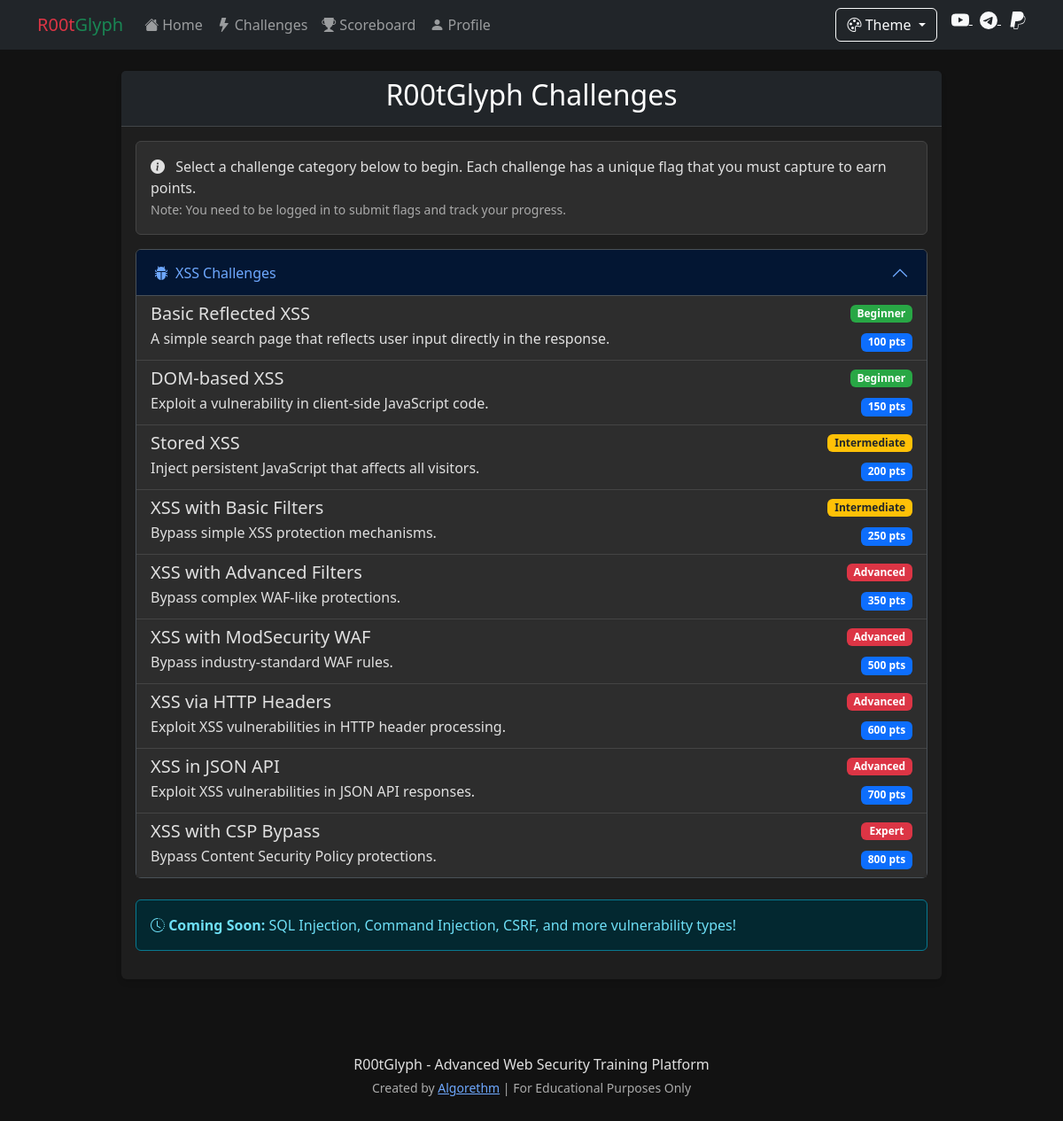
Before: /challenges with the older database file.
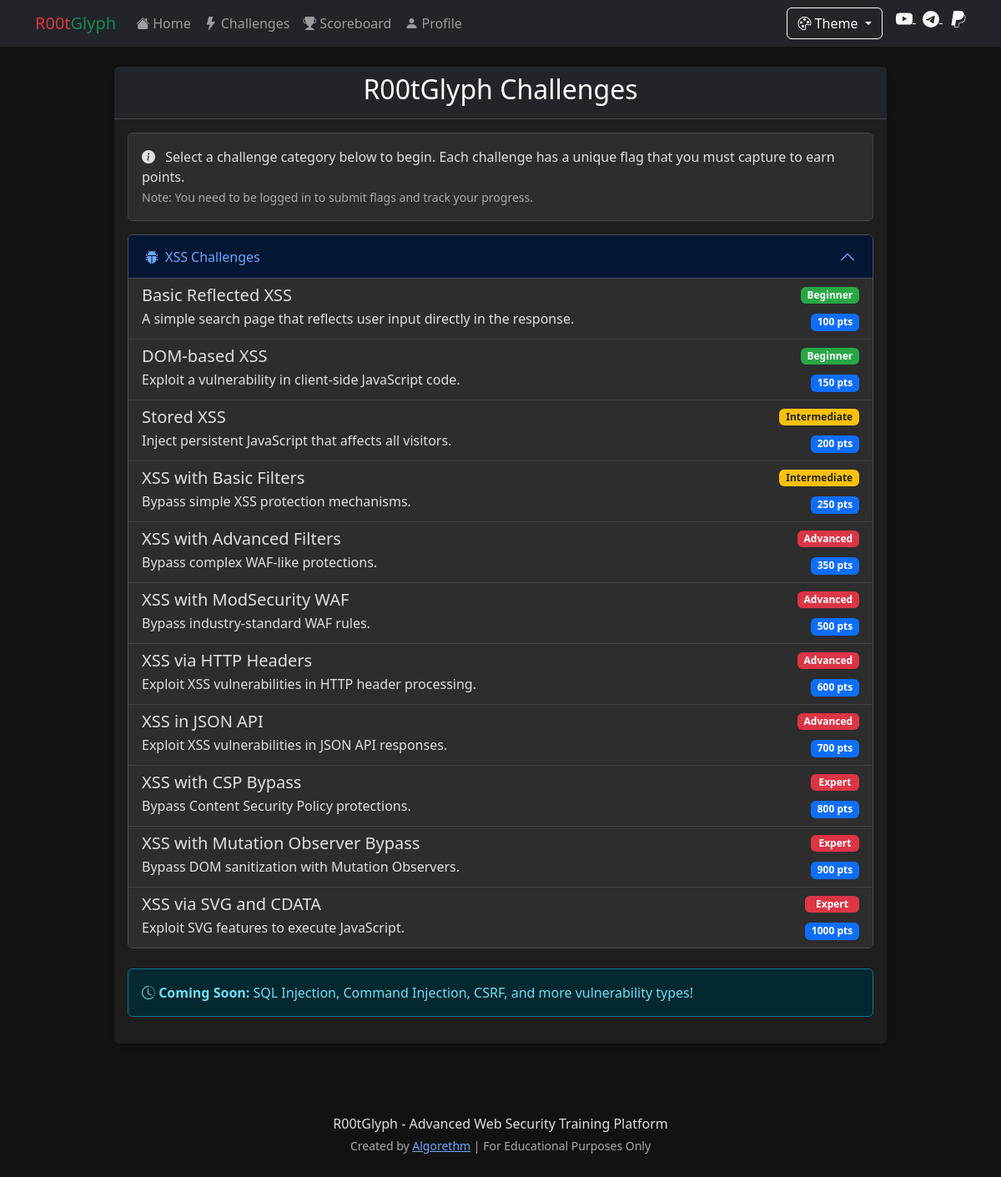
After: the same page with the newer database file.
### app.py (models this page shows)
class Challenge(db.Model):
    id = db.Column(db.Integer, primary_key=True)
    name = db.Column(db.String(100), nullable=False)
    category = db.Column(db.String(50), nullable=False)  # 'xss', 'sqli', etc.
    difficulty = db.Column(db.String(20), nullable=False)  # 'beginner', 'intermediate', 'advanced'
    description = db.Column(db.Text, nullable=False)
    points = db.Column(db.Integer, default=100)
    active = db.Column(db.Boolean, default=True)

### app.py (the view)
@app.route('/challenges')
def vulnerabilities():
    categories = db.session.query(Challenge.category).distinct().all()
    categories = [c[0] for c in categories]
    challenges_by_category = {}
    for category in categories:
        challenges_by_category[category] = Challenge.query.filter_by(category=category, active=True).all()
    return render_template('vulnerabilities.html', categories=categories, challenges=challenges_by_category)

### templates/vulnerabilities.html (shortened to what this page needs)
{% extends 'base.html' %}
{% block content %}
<div class="row">
    <div class="col-md-10 offset-md-1">
        <div class="card">
            <div class="card-header bg-dark text-white">
                <h2 class="text-center">R00tGlyph Challenges</h2>
            </div>
            <div class="card-body">
                <div class="alert alert-dark">
                    <i class="bi bi-info-circle-fill me-2"></i>
                    Select a challenge category below to begin. Each challenge has a unique flag that you must capture to earn points.
                    <br>
                    <small class="text-muted">Note: You need to be logged in to submit flags and track your progress.</small>
                </div>
                <div class="accordion" id="challengeAccordion">
                    {% for category in categories %}
                    <div class="accordion-item">
                        <h2 class="accordion-header" id="heading{{ category }}">
                            <button class="accordion-button {% if not loop.first %}collapsed{% endif %}" type="button" data-bs-toggle="collapse" data-bs-target="#collapse{{ category }}" aria-expanded="{% if loop.first %}true{% else %}false{% endif %}" aria-controls="collapse{{ category }}">
                                <i class="bi bi-bug-fill me-2"></i>
                                {{ category.upper() }} Challenges
                            </button>
                        </h2>
                        <div id="collapse{{ category }}" class="accordion-collapse collapse {% if loop.first %}show{% endif %}" aria-labelledby="heading{{ category }}" data-bs-parent="#challengeAccordion">
                            <div class="accordion-body p-0">
                                <div class="list-group list-group-flush">
                                    {% for challenge in challenges[category] %}
                                    <a href="{{ url_for('xss_level' + (loop.index | string)) if category == 'xss' and loop.index <= 9 else '#' }}" class="list-group-item list-group-item-action">
                                        <div class="d-flex w-100 justify-content-between align-items-center">
                                            <div>
                                                <h5 class="mb-1">{{ challenge.name }}</h5>
                                                <p class="mb-1">{{ challenge.description }}</p>
                                            </div>
                                            <div class="text-end">
                                                <span class="badge {% if challenge.difficulty == 'beginner' %}bg-success{% elif challenge.difficulty == 'intermediate' %}bg-warning{% else %}bg-danger{% endif %} mb-2 d-block">
                                                    {{ challenge.difficulty | title }}
                                                </span>
                                                <span class="badge bg-primary">{{ challenge.points }} pts</span>
                                            </div>
                                        </div>
                                    </a>
                                    {% endfor %}
                                </div>
                            </div>
                        </div>
                    </div>
                    {% endfor %}
                </div>
                <div class="alert alert-info mt-4">
                    <strong><i class="bi bi-clock-history"></i> Coming Soon:</strong> SQL Injection, Command Injection, CSRF, and more vulnerability types!
                </div>
            </div>
        </div>
    </div>
</div>
{% endblock %}

### templates/base.html (shortened to what this page needs)
<!DOCTYPE html>
<html lang="en" data-bs-theme="{{ session.get('theme', 'dark') }}">
<head>
    <link rel="stylesheet" href="https://cdn.jsdelivr.net/npm/bootstrap@5.3.0/dist/css/bootstrap.min.css">
    <link rel="stylesheet" href="https://cdn.jsdelivr.net/npm/bootstrap-icons@1.11.1/font/bootstrap-icons.css">
    <link rel="stylesheet" href="{{ url_for('static', filename='css/style.css') }}">
</head>
<body>
    <nav class="navbar navbar-expand-lg navbar-dark bg-dark">
        <div class="container">
            <a class="navbar-brand" href="{{ url_for('index') }}"><span class="text-danger">R00t</span><span class="text-success">Glyph</span></a>
            <div class="collapse navbar-collapse" id="navbarNav">
                <ul class="navbar-nav me-auto">
                    <li class="nav-item">
                        <a class="nav-link" href="{{ url_for('index') }}"><i class="bi bi-house-fill me-1"></i>Home</a>
                    </li>
                    <li class="nav-item">
                        <a class="nav-link" href="{{ url_for('vulnerabilities') }}"><i class="bi bi-lightning-fill me-1"></i>Challenges</a>
                    </li>
                    <li class="nav-item">
                        <a class="nav-link" href="{{ url_for('scoreboard') }}"><i class="bi bi-trophy-fill me-1"></i>Scoreboard</a>
                    </li>
                    <li class="nav-item">
                        <a class="nav-link" href="{{ url_for('profile') }}"><i class="bi bi-person-fill me-1"></i>Profile</a>
                    </li>
                </ul>
                <div class="d-flex">
                    <div class="dropdown me-3">
                        <button class="btn btn-outline-light dropdown-toggle" type="button" id="themeDropdown" data-bs-toggle="dropdown" aria-expanded="false">
                            <i class="bi bi-palette"></i> Theme
                        </button>
                    </div>
                    <div class="social-icons">
                        <a href="https://youtube.com/@algorethm_" target="_blank" class="text-light me-2" title="YouTube">
                        </a>
                        <a href="https://t.me/hackerpwd1" target="_blank" class="text-light me-2" title="Telegram">
                        </a>
                        <a href="https://www.paypal.com/donate/?hosted_button_id=Z9HENP8G6PTD6" target="_blank" class="text-light" title="PayPal Donation">
                        </a>
                    </div>
                </div>
            </div>
        </div>
    </nav>
    <div class="container mt-4">
        {% block content %}{% endblock %}
    </div>
    <footer class="mt-5 py-3 text-center">
        <div class="container">
            <p class="mb-1">R00tGlyph - Advanced Web Security Training Platform</p>
            <p class="small text-muted">Created by <a href="https://youtube.com/@algorethm_" target="_blank">Algorethm</a> | For Educational Purposes Only</p>
        </div>
    </footer>
</body>
</html>

### static/css/style.css (style rules this page uses)
body { font-family: 'Segoe UI', Tahoma, Geneva, Verdana, sans-serif; }
.card { box-shadow: 0 4px 6px rgba(0, 0, 0, 0.1); margin-bottom: 20px; border: none; }
.card-header { font-weight: bold; }
footer { margin-top: 50px; }
.social-icons a { transition: all 0.3s ease; }
.badge.bg-success { background-color: #28a745 !important; }
.badge.bg-warning { background-color: #ffc107 !important; color: #212529 !important; }
.badge.bg-danger { background-color: #dc3545 !important; }
[data-bs-theme="dark"] { --bs-body-bg: #121212; --bs-body-color: #e0e0e0; --bs-primary-rgb: 13, 110, 253; --bs-secondary-rgb: 108, 117, 125; --bs-success-rgb: 25, 135, 84; --bs-info-rgb: 13, 202, 240; --bs-warning-rgb: 255, 193, 7; --bs-danger-rgb: 220, 53, 69; --bs-light-rgb: 248, 249, 250; --bs-dark-rgb: 33, 37, 41; }
[data-bs-theme="dark"] .card { background-color: #1e1e1e; border-color: #333; }
[data-bs-theme="dark"] .alert-dark { background-color: #2d2d2d; border-color: #444; color: #e0e0e0; }
[data-bs-theme="dark"] .list-group-item { background-color: #2d2d2d; border-color: #444; color: #e0e0e0; }
[data-bs-theme="dark"] .text-muted { color: #aaaaaa !important; }

Changed rows visible on the page:
added Challenge: name "XSS with Mutation Observer Bypass", description "Bypass DOM sanitization with Mutation Observers.", difficulty "Expert", points "900"
added Challenge: name "XSS via SVG and CDATA", description "Exploit SVG features to execute JavaScript.", difficulty "Expert", points "1000"
